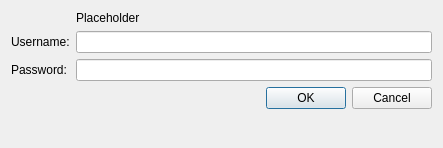
<?xml version="1.0" encoding="UTF-8"?>
<ui version="4.0">
 <class>AuthDialog</class>
 <widget class="QDialog" name="AuthDialog">
  <property name="geometry">
   <rect>
    <x>0</x>
    <y>0</y>
    <width>443</width>
    <height>148</height>
   </rect>
  </property>
  <property name="windowTitle">
   <string>Dialog</string>
  </property>
  <property name="windowIcon">
   <iconset theme="dialog-question"/>
  </property>
  <property name="modal">
   <bool>true</bool>
  </property>
  <layout class="QFormLayout" name="formLayout">
   <item row="0" column="0">
    <widget class="QLabel" name="labelIcon">
     <property name="text">
      <string/>
     </property>
    </widget>
   </item>
   <item row="0" column="1">
    <widget class="QLabel" name="labelMessage">
     <property name="text">
      <string>Placeholder</string>
     </property>
    </widget>
   </item>
   <item row="1" column="0">
    <widget class="QLabel" name="labelUsername">
     <property name="text">
      <string>Username:</string>
     </property>
    </widget>
   </item>
   <item row="1" column="1">
    <widget class="QLineEdit" name="lineEditUsername"/>
   </item>
   <item row="2" column="0">
    <widget class="QLabel" name="labelPassword">
     <property name="text">
      <string>Password:</string>
     </property>
    </widget>
   </item>
   <item row="2" column="1">
    <widget class="QLineEdit" name="lineEditPassword">
     <property name="echoMode">
      <enum>QLineEdit::Password</enum>
     </property>
    </widget>
   </item>
   <item row="3" column="1">
    <widget class="QDialogButtonBox" name="buttonBox">
     <property name="orientation">
      <enum>Qt::Horizontal</enum>
     </property>
     <property name="standardButtons">
      <set>QDialogButtonBox::Cancel|QDialogButtonBox::Ok</set>
     </property>
    </widget>
   </item>
  </layout>
 </widget>
 <resources/>
 <connections>
  <connection>
   <sender>buttonBox</sender>
   <signal>accepted()</signal>
   <receiver>AuthDialog</receiver>
   <slot>accept()</slot>
   <hints>
    <hint type="sourcelabel">
     <x>248</x>
     <y>254</y>
    </hint>
    <hint type="destinationlabel">
     <x>157</x>
     <y>274</y>
    </hint>
   </hints>
  </connection>
  <connection>
   <sender>buttonBox</sender>
   <signal>rejected()</signal>
   <receiver>AuthDialog</receiver>
   <slot>reject()</slot>
   <hints>
    <hint type="sourcelabel">
     <x>316</x>
     <y>260</y>
    </hint>
    <hint type="destinationlabel">
     <x>286</x>
     <y>274</y>
    </hint>
   </hints>
  </connection>
 </connections>
</ui>
